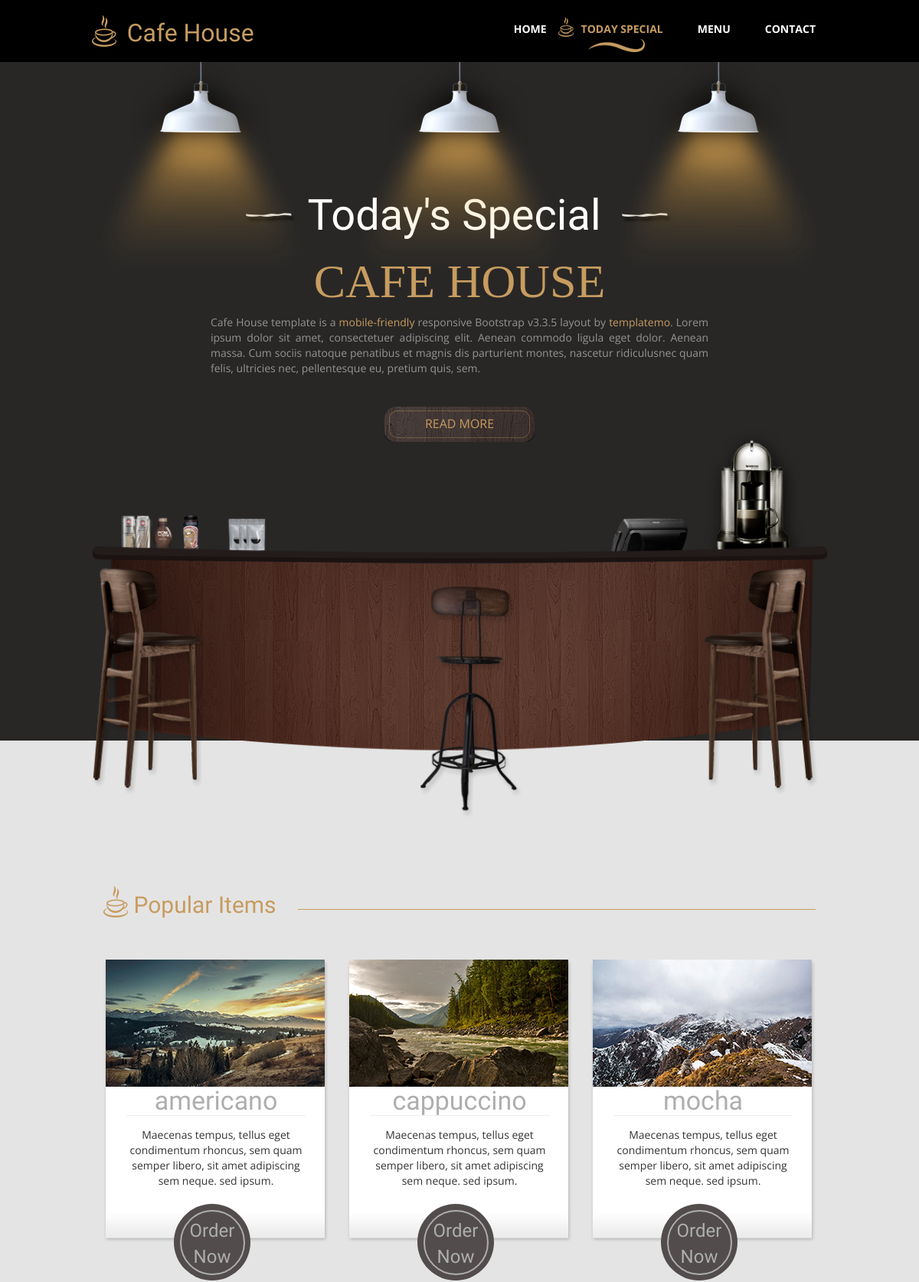
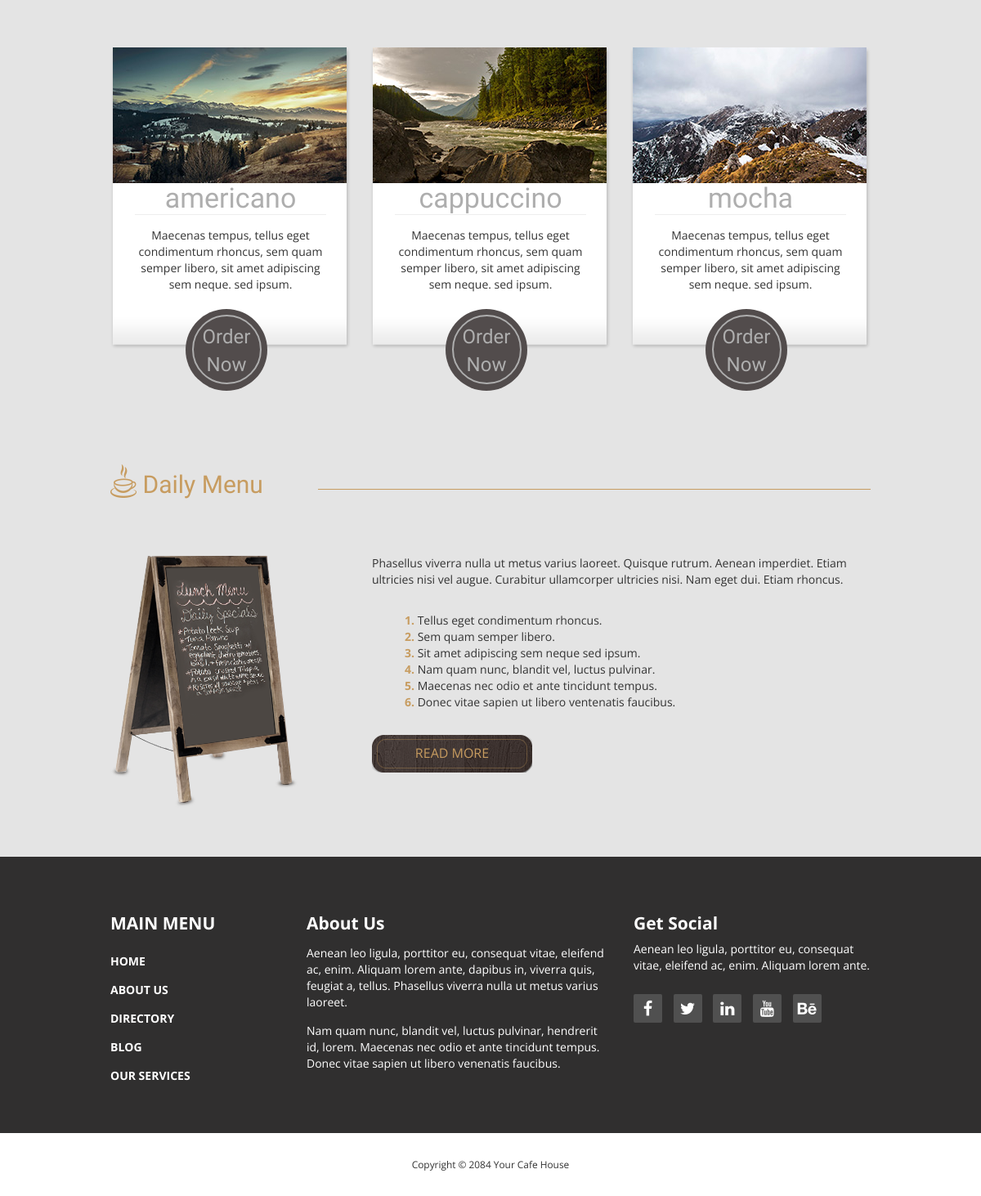
The page /today/ on the database its author committed (2 pictures, top to bottom).
### main/models.py (models this page shows, shortened)
class Coffee(models.Model):
    category = models.ForeignKey(Category, on_delete=models.CASCADE)
    name = models.CharField('Coffee Name', max_length=254)
    about = models.TextField('About Coffee')
    price = models.PositiveIntegerField('Price')
    img = models.ImageField('Coffee img', upload_to='media')

class Daily_Menu(models.Model):
    img = models.ImageField('IMG', upload_to='media')
    text = models.TextField('Text')
    about1 = models.CharField('about1', max_length=254)
    about2 = models.CharField('about2', max_length=254)
    about3 = models.CharField('about3', max_length=254)
    about4 = models.CharField('about4', max_length=254)
    about5 = models.CharField('about5', max_length=254)
    about6 = models.CharField('about6', max_length=254)
    class Meta:
        verbose_name = 'Daily_Menu'
        verbose_name_plural = 'Daily_Menu'

### main/views.py (the view)
# urls.py: path('today/', TodayListView.as_view(), name='today'),
class TodayListView(generic.ListView):
    template_name = 'today-special.html'
    def get(self, reuquest):
        popular_items = Popular_Items.objects.get().coffee.all()
        daily_menu = Daily_Menu.objects.get()
        context = {
            'popular_items': popular_items,
            'daily_menu': daily_menu,
        }
        return render(reuquest, self.template_name, context=context)

### main/templates/today-special.html (shortened to what this page needs)
{% load static %}
<!DOCTYPE html>
<html lang="en">
<head>
  <link href="{% static 'css/bootstrap.min.css' %}" rel="stylesheet">
  <link href="{% static 'css/font-awesome.min.css' %}" rel="stylesheet">
  <link href="{% static 'css/templatemo-style.css' %}" rel="stylesheet">
  </head>
  <body>
    <div class="tm-top-header">
      <div class="container">
        <div class="row">
          <div class="tm-top-header-inner">
            <div class="tm-logo-container">
              <img src="{% static 'img/logo.png' %}" alt="Logo" class="tm-site-logo">
              <h1 class="tm-site-name tm-handwriting-font">Cafe House</h1>
            </div>
            <nav class="tm-nav">
              <ul>
                <li><a href="{% url 'home' %}">Home</a></li>
                <li><a href="{% url 'today' %}" class="active">Today Special</a></li>
                <li><a href="{% url 'menu' %}">Menu</a></li>
                <li><a href="{% url 'contact' %}">Contact</a></li>
              </ul>
            </nav>
          </div>
        </div>
      </div>
    </div>
    <section class="tm-welcome-section">
      <div class="container tm-position-relative">
        <div class="tm-lights-container">
          <img src="{% static 'img/light.png' %}" alt="Light" class="light light-1">
          <img src="{% static 'img/light.png' %}" alt="Light" class="light light-2">
          <img src="{% static 'img/light.png' %}" alt="Light" class="light light-3">
        </div>
        <div class="row tm-welcome-content">
          <h2 class="white-text tm-handwriting-font tm-welcome-header"></h2>
          <h2 class="gold-text tm-welcome-header-2">Cafe House</h2>
          <p class="gray-text tm-welcome-description">Cafe House template is a <span class="gold-text">mobile-friendly</span> responsive Bootstrap v3.3.5 layout by <span class="gold-text">templatemo</span>. Lorem ipsum dolor sit amet, consectetuer adipiscing elit. Aenean commodo ligula eget dolor. Aenean massa. Cum sociis natoque penatibus et magnis dis parturient montes, nascetur ridiculusnec quam felis, ultricies nec, pellentesque eu, pretium quis, sem.</p>
          <a href="#main" class="tm-more-button tm-more-button-welcome">Read More</a>
        </div>
        <img src="{% static 'img/table-set.png' %}" alt="Table Set" class="tm-table-set img-responsive">
      </div>
    </section>
    <div class="tm-main-section light-gray-bg">
      <div class="container" id="main">
        <section class="tm-section tm-section-margin-bottom-0 row">
          <div class="col-lg-12 tm-section-header-container">
            <h2 class="tm-section-header gold-text tm-handwriting-font"><img src="{% static 'img/logo.png' %}" alt="Logo" class="tm-site-logo"> Popular Items</h2>
            <div class="tm-hr-container"><hr class="tm-hr"></div>
          </div>
          <div class="col-lg-12 tm-popular-items-container">
            {% for i in popular_items %}
            <div class="tm-popular-item">
              <img src="{{ i.img.url }}" alt="Popular" class="tm-popular-item-img">
              <div class="tm-popular-item-description">
                <h3 class="tm-handwriting-font tm-popular-item-title">{{ i.name }}</h3><hr class="tm-popular-item-hr">
                <p>{{ i.about }}</p>
                <div class="order-now-container">
                  <a href="#" class="order-now-link tm-handwriting-font">Order Now</a>
                </div>
              </div>
            </div>
            {% endfor %}
            {% for i in popular_items %}
            <div class="tm-popular-item">
              <img src="{{ i.img.url }}" alt="Popular" class="tm-popular-item-img">
              <div class="tm-popular-item-description">
                <h3 class="tm-handwriting-font tm-popular-item-title">{{ i.name }}</h3><hr class="tm-popular-item-hr">
                <p>{{ i.about }}</p>
                <div class="order-now-container">
                  <a href="#" class="order-now-link tm-handwriting-font">Order Now</a>
                </div>
              </div>
            </div>
            {% endfor %}
          </div>
        </section>
        <section class="tm-section">
          <div class="row">
            <div class="col-lg-12 tm-section-header-container">
              <h2 class="tm-section-header gold-text tm-handwriting-font"><img src="{% static 'img/logo.png' %}" alt="Logo" class="tm-site-logo"> Daily Menu</h2>
              <div class="tm-hr-container"><hr class="tm-hr"></div>
            </div>
          </div>
          <div class="row">
            <div class="tm-daily-menu-container margin-top-60">
              <div class="col-lg-4 col-md-4">
                <img src="{{ daily_menu.img.url }}" alt="Menu board" class="tm-daily-menu-img">
              </div>
              <div class="col-lg-8 col-md-8">
                <p>{{ daily_menu.text }}</p>
                <ol class="margin-top-30">
                  <li>{{ daily_menu.about1 }}</li>
                  <li>{{ daily_menu.about2 }}</li>
                  <li>{{ daily_menu.about3 }}</li>
                  <li>{{ daily_menu.about4 }}</li>
                  <li>{{ daily_menu.about5 }}</li>
                  <li>{{ daily_menu.about6 }}</li>
                </ol>
                <a href="#" class="tm-more-button margin-top-30">Read More</a>
              </div>
            </div>
          </div>
        </section>
      </div>
    </div>
    <footer>
      <div class="tm-black-bg">
        <div class="container">
          <div class="row margin-bottom-60">
            <nav class="col-lg-3 col-md-3 tm-footer-nav tm-footer-div">
              <h3 class="tm-footer-div-title">Main Menu</h3>
              <ul>
                <li><a href="#">Home</a></li>
                <li><a href="#">About Us</a></li>
                <li><a href="#">Directory</a></li>
                <li><a href="#">Blog</a></li>
                <li><a href="#">Our Services</a></li>
              </ul>
            </nav>
            <div class="col-lg-5 col-md-5 tm-footer-div">
              <h3 class="tm-footer-div-title">About Us</h3>
              <p class="margin-top-15">Aenean leo ligula, porttitor eu, consequat vitae, eleifend ac, enim. Aliquam lorem ante, dapibus in, viverra quis, feugiat a, tellus. Phasellus viverra nulla ut metus varius laoreet.</p>
              <p class="margin-top-15">Nam quam nunc, blandit vel, luctus pulvinar, hendrerit id, lorem. Maecenas nec odio et ante tincidunt tempus. Donec vitae sapien ut libero venenatis faucibus.</p>
            </div>
            <div class="col-lg-4 col-md-4 tm-footer-div">
              <h3 class="tm-footer-div-title">Get Social</h3>
              <p>Aenean leo ligula, porttitor eu, consequat vitae, eleifend ac, enim. Aliquam lorem ante.</p>
              <div class="tm-social-icons-container">
                <a href="#" class="tm-social-icon"><i class="fa fa-facebook"></i></a>
                <a href="#" class="tm-social-icon"><i class="fa fa-twitter"></i></a>
                <a href="#" class="tm-social-icon"><i class="fa fa-linkedin"></i></a>
                <a href="#" class="tm-social-icon"><i class="fa fa-youtube"></i></a>
                <a href="#" class="tm-social-icon"><i class="fa fa-behance"></i></a>
              </div>
            </div>
          </div>
        </div>
      </div>
      <div>
        <div class="container">
          <div class="row tm-copyright">
           <p class="col-lg-12 small copyright-text text-center">Copyright &copy; 2084 Your Cafe House</p>
         </div>
       </div>
     </div>
   </footer>
 </body>
 </html>

### rows shown on the page
Coffee: img (picture), name "americano", about "Maecenas tempus, tellus eget condimentum rhoncus, sem quam semper libero, sit amet adipiscing sem neque. sed ipsum."
Coffee: img (picture), name "cappuccino", about "Maecenas tempus, tellus eget condimentum rhoncus, sem quam semper libero, sit amet adipiscing sem neque. sed ipsum."
Coffee: img (picture), name "mocha", about "Maecenas tempus, tellus eget condimentum rhoncus, sem quam semper libero, sit amet adipiscing sem neque. sed ipsum."
Daily_Menu: img (picture), text "Phasellus viverra nulla ut metus varius laoreet. Quisque rutrum. Aenean imperdiet. Etiam ultricies nisi vel augue. Curabitur ullamcorper ultricies nisi. Nam eget dui. Etiam rhoncus.", about1 "Tellus eget condimentum rhoncus.", about2 "Sem quam semper libero.", about3 "Sit amet adipiscing sem neque sed ipsum.", about4 "Nam quam nunc, blandit vel, luctus pulvinar.", about5 "Maecenas nec odio et ante tincidunt tempus.", about6 "Donec vitae sapien ut libero ventenatis faucibus."
